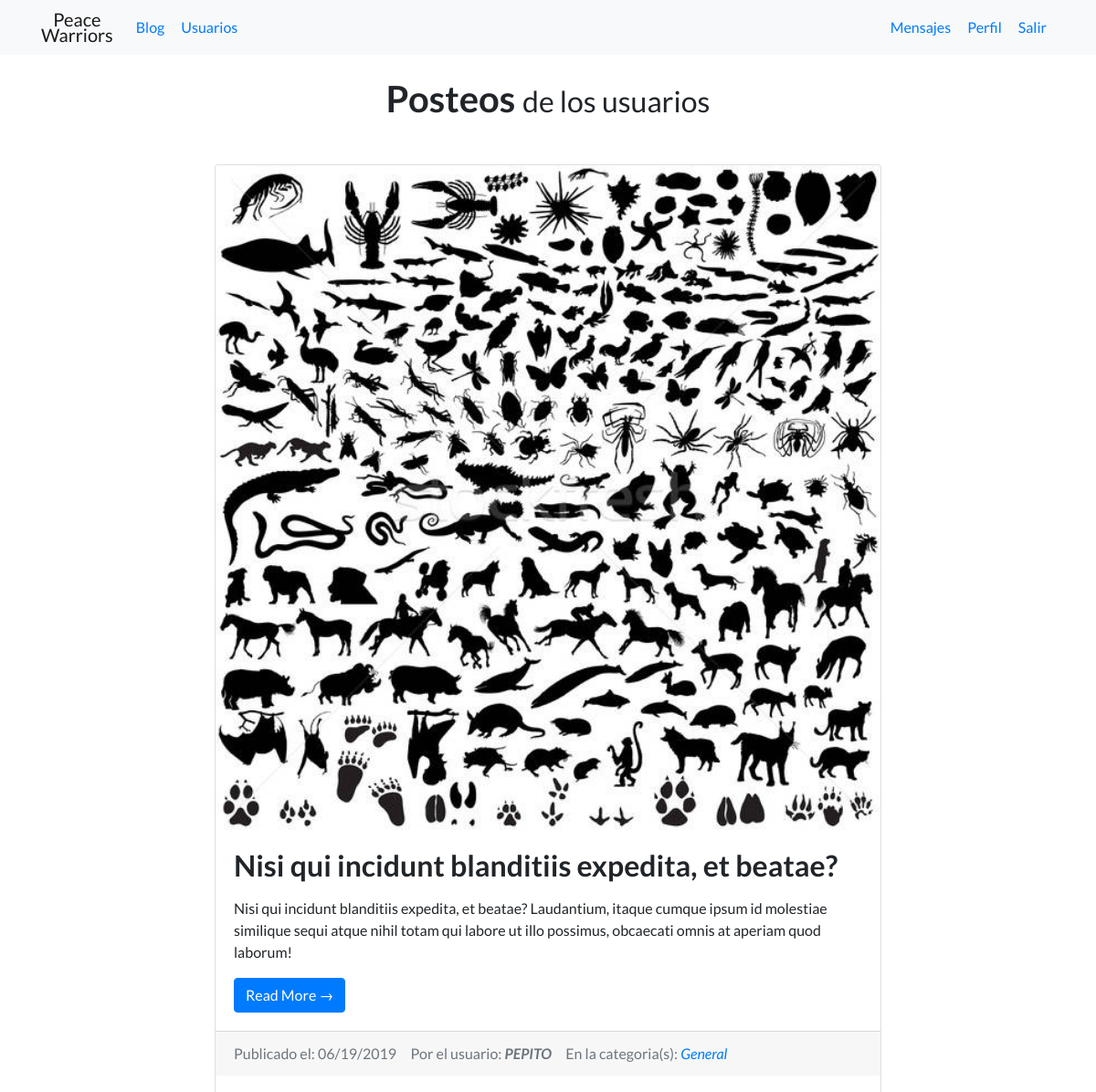
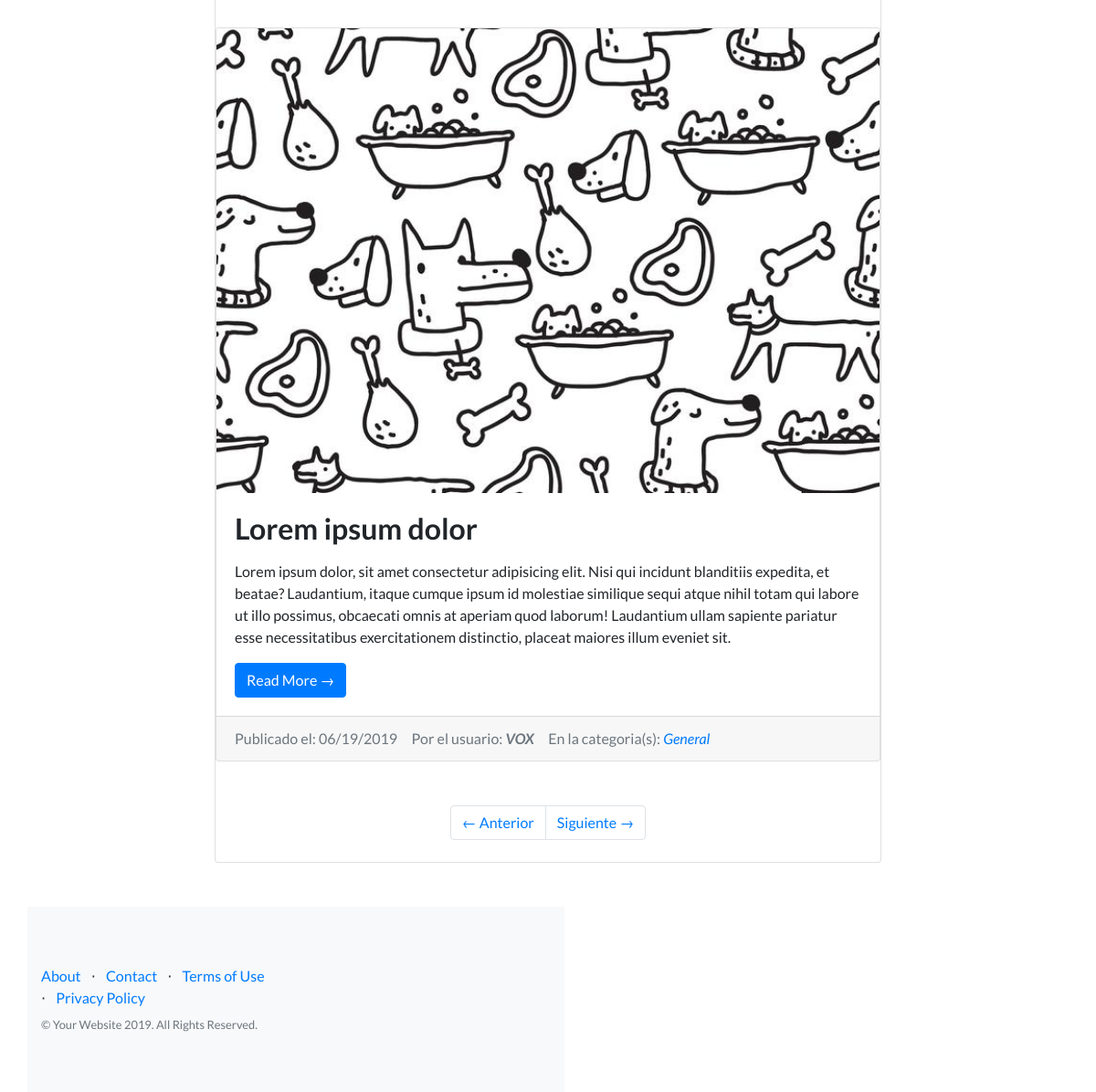
/category/2/ (signed in), run on the app's committed database (2 pictures, top to bottom).
### blog/models.py (models this page shows, shortened)
class Post(models.Model):
    title = models.CharField(max_length=200, verbose_name="Título")
    content = models.TextField(verbose_name="Contenido")
    published = models.DateTimeField(verbose_name="Fecha de publicación", default=now)
    image = models.ImageField(verbose_name="Imagen", upload_to="blog", null=True, blank=True)
    author = models.ForeignKey(User, verbose_name="Autor", on_delete=models.CASCADE)
    categories = models.ManyToManyField(Category, verbose_name="Categorías", related_name="get_posts")
    created = models.DateTimeField(auto_now_add=True, verbose_name="Fecha de creación")
    updated = models.DateTimeField(auto_now=True, verbose_name="Fecha de edición")
    class Meta:
        verbose_name = "entrada"
        verbose_name_plural = "entradas"
        ordering = ['-created']

class Category(models.Model):
    name = models.CharField(max_length=100, verbose_name="Nombre")
    created = models.DateTimeField(auto_now_add=True, verbose_name="Fecha de creación")
    updated = models.DateTimeField(auto_now=True, verbose_name="Fecha de edición")
    class Meta:
        verbose_name = "categoría"
        verbose_name_plural = "categorías"
        ordering = ['-created']

### blog/views.py (the view)
# urls.py: path('category/<int:category_id>/', views.category, name="category"),
@login_required
def category(request, category_id):
    category = get_object_or_404(Category, id=category_id)
    return render(request, "blog/category.html", {'category':category})

### blog/templates/blog/category.html (shortened to what this page needs)
{% extends 'core/base.html' %}
{% load static %}
{% block content %}
    <div class="container">
        <div class="row">
          <div class="col-lg-8 offset-lg-2">
            <h1 class="my-4 text-center">Posteos
              <small>de los usuarios</small>
            </h1>
            {% for post in category.get_posts.all %}
              <div class="card mb-5 mt-5">
                <img class="card-img-top" src="{{post.image.url}}" alt="Card image cap">
                <div class="card-body">
                  <h2 class="card-title">{{post.title}}</h2>
                  <p class="card-text">{{post.content|linebreaks}}</p>
                  <a href="#" class="btn btn-primary">Read More &rarr;</a>
                </div>
                <div class="card-footer text-muted">
                  Publicado el:
                  {{post.published|date:"SHORT_DATE_FORMAT"}}
                  &nbsp &nbsp
                  Por el usuario:
                  <em class="text-uppercase"><b>{{post.author}}</b></em>
                  &nbsp &nbsp
                  En la categoria(s):
                <em>
                    {% for category in post.categories.all %}
                      <a href="{% url 'category' category.id %}" class="link">{{category.name}}</a>
                    {% endfor %}
                </em>
              </div>
              {% endfor %}
          </div>
            <ul class="pagination justify-content-center mb-4">
              <li class="page-item">
                <a class="page-link" href="#">&larr; Anterior</a>
              </li>
              <li class="page-item">
                <a class="page-link" href="#">Siguiente &rarr;</a>
              </li>
            </ul>
        </div>
      </div>
{% endblock %}

### core/templates/core/base.html (shortened to what this page needs)
<!DOCTYPE html>
<html lang="en">
<head>
  {% load static %}
  <link href="{% static 'core/vendor/bootstrap/css/bootstrap.min.css' %}" rel="stylesheet">
  <link href="{% static 'core/vendor/fontawesome-free/css/all.min.css' %}" rel="stylesheet">
  <link href="{% static 'core/vendor/simple-line-icons/css/simple-line-icons.css' %}" rel="stylesheet" type="text/css">
  <link href="{% static 'core/css/landing-page.min.css' %}" rel="stylesheet">
  <link href="{% static 'core/css/estilos.css' %}" rel="stylesheet">
</head>
<body>
  <nav class="navbar navbar-expand-lg navbar-light bg-light">
    <div class="container">
      <a class="navbar-brand text-center" href="{% url 'home' %}">
        Peace <br> Warriors
      </a>
      <div class="collapse navbar-collapse text-center" id="ned">
        <ul class="navbar-nav mr-auto">
          <li class="nav-item">
            <a class="nav-link" href="{% url 'blog' %}">Blog</a>
          </li>
          <li class="nav-item">
            <a class="nav-link" href="{% url 'profiles:list' %}">Usuarios</a>
          </li>
        </ul>
        <ul class="navbar-nav">
          {% if not request.user.is_authenticated %}
            <li class="nav-item">
                <a class="nav-link" href="{% url 'signup' %}">Registro</a>
              </li>
              <li class="nav-item">
                <a class="nav-link" href="{% url 'login' %}">Acceder</a>
              </li>
          {% else %}
          <li class="nav-item">
            <a class="nav-link" href="{% url 'messenger:list' %}">Mensajes</a>
          </li>
            <li class="nav-item">
              <a class="nav-link" href="{% url 'profile' %}">Perfil</a>
            </li>
            <li class="nav-item">
              <a class="nav-link" href="{% url 'logout' %}">Salir</a>
            </li>
          {% endif %}
        </ul>
      </div>
    </div>
  </nav>
  {% block content %}
  {% endblock %}
  <footer class="footer bg-light">
    <div class="container">
      <div class="row">
        <div class="col-lg-6 h-100 text-center text-lg-left my-auto">
          <ul class="list-inline mb-2">
            <li class="list-inline-item">
              <a href="#">About</a>
            </li>
            <li class="list-inline-item">&sdot;</li>
            <li class="list-inline-item">
              <a href="#">Contact</a>
            </li>
            <li class="list-inline-item">&sdot;</li>
            <li class="list-inline-item">
              <a href="#">Terms of Use</a>
            </li>
            <li class="list-inline-item">&sdot;</li>
            <li class="list-inline-item">
              <a href="#">Privacy Policy</a>
            </li>
          </ul>
          <p class="text-muted small mb-4 mb-lg-0">&copy; Your Website 2019. All Rights Reserved.</p>
        </div>
        <div class="col-lg-6 h-100 text-center text-lg-right my-auto">
          <ul class="list-inline mb-0">
            <li class="list-inline-item mr-3">
              <a href="#">
                <i class="fab fa-facebook fa-2x fa-fw"></i>
              </a>
            </li>
            <li class="list-inline-item mr-3">
              <a href="#">
                <i class="fab fa-twitter-square fa-2x fa-fw"></i>
              </a>
            </li>
            <li class="list-inline-item">
              <a href="#">
                <i class="fab fa-instagram fa-2x fa-fw"></i>
              </a>
            </li>
          </ul>
        </div>
      </div>
    </div>
  </footer>
</body>
</html>

### core/static/core/css/estilos.css (style rules this page uses)
.navbar-brand { line-height: 17px; }
.nav-link { color: #007bff !important; border: 1px solid transparent; }

### data on the page
Post: image (picture), title "Nisi qui incidunt blanditiis expedita, et beatae?", content "Nisi qui incidunt blanditiis expedita, et beatae? Laudantium, itaque cumque ipsum id molestiae similique sequi atque nihil totam qui labore ut illo possimus, obcaecati omnis at aperiam quod laborum!", published "06/19/2019", author "PEPITO"
Category: name "General"
Post: image (picture), title "Lorem ipsum dolor", content "Lorem ipsum dolor, sit amet consectetur adipisicing elit. Nisi qui incidunt blanditiis expedita, et beatae? Laudantium, itaque cumque ipsum id molestiae similique sequi atque nihil totam qui labore ut illo possimus, obcaecati omnis at aperiam quod laborum! Laudantium ullam sapiente pariatur esse necessitatibus exercitationem distinctio, placeat maiores illum eveniet sit.", published "06/19/2019", author "VOX"
